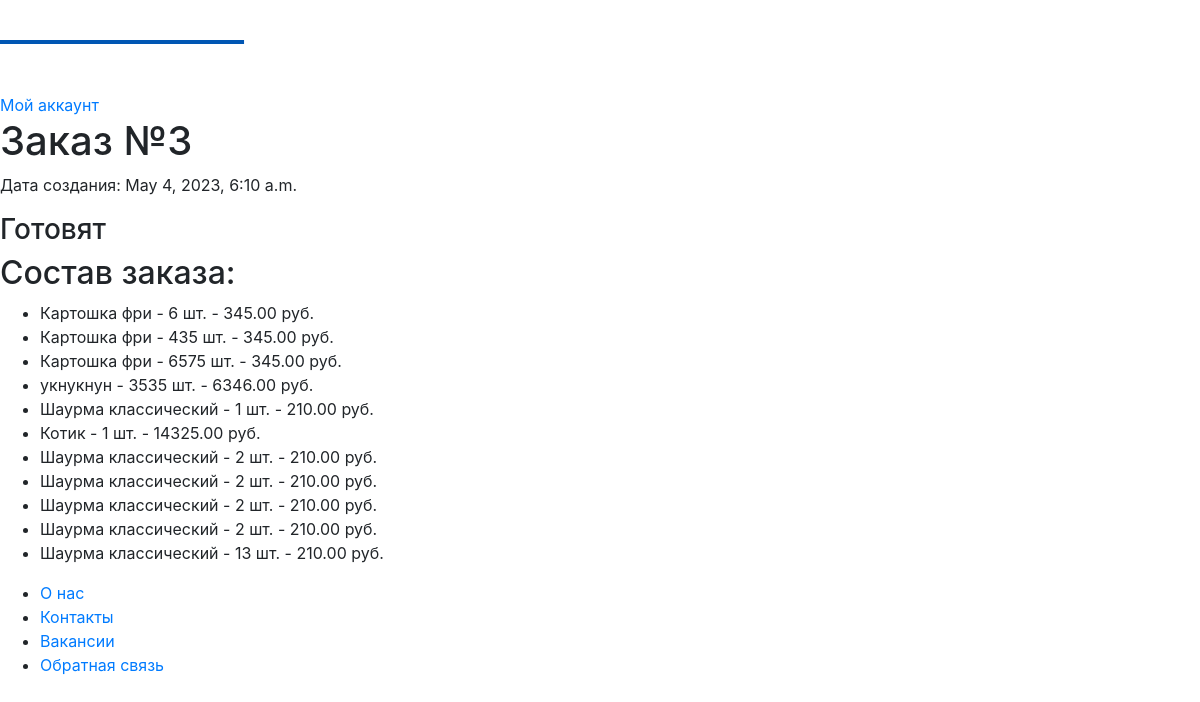
Page /shoping/list/detail/3/ (signed in) on the committed database.
### shoping/models.py (models this page shows)
class Purchase(models.Model):
    user = models.ForeignKey(User, on_delete=models.CASCADE)
    date_created = models.DateTimeField(auto_now_add=True)
    total_price = models.DecimalField(max_digits=10, decimal_places=2, default=0)
    payment_received = models.BooleanField(default=False)
    status = models.CharField(max_length=128, choices=UNIT_CHOICES, blank=False, null=False, default=NEW)

class PurchaseItem(models.Model):
    purchase = models.ForeignKey(Purchase, on_delete=models.CASCADE)
    food = models.ForeignKey(Food, on_delete=models.CASCADE)
    quantity = models.IntegerField(default=0)
    size = models.CharField(max_length=128, default='medium')
    price = models.DecimalField(max_digits=10, decimal_places=2, default=0)

### company/models.py (models this page shows)
class Food(models.Model):
    name = models.CharField(max_length=128, blank=False, null=False)
    ingredients = models.CharField(max_length=128, blank=False, null=False)
    date_create = models.DateTimeField(auto_now_add=True)
    date_update = models.DateTimeField(auto_now=True)
    visibility = models.BooleanField(default=True)
    photo = models.ImageField(upload_to='food_photos/')
    category = models.ForeignKey(FoodCategory, blank=False, null=False, on_delete=models.CASCADE)
    mini = models.IntegerField(blank=True, null=True, default=0)
    mini_gram = models.IntegerField(blank=True, null=True, default=0)
    medium = models.IntegerField(blank=False, null=False, default=0)
    medium_gram = models.IntegerField(blank=True, null=True, default=0)
    mega = models.IntegerField(blank=True, null=True, default=0)
    mega_gram = models.IntegerField(blank=True, null=True, default=0)
    value = models.CharField(max_length=128, choices=UNIT_CHOICES, blank=False, null=False,
                             default=GRAMS)  # грамм литр, миллитров

### shoping/views.py (the view)
# urls.py: path('list/detail/<int:purchase_id>/', PurchaseDetailView.as_view(), name='purchase_detail'),
class PurchaseDetailView(LoginRequiredMixin, DetailView):
    model = Purchase
    template_name = 'shoping/purchase_detail.html'
    context_object_name = 'purchase'
    def get_object(self):
        purchase_id = self.kwargs.get('purchase_id')
        purchase = get_object_or_404(Purchase, id=purchase_id, user=self.request.user)
        return purchase
    def get_context_data(self, **kwargs):
        context = super().get_context_data(**kwargs)
        purchase = self.get_object()
        purchase_items = PurchaseItem.objects.filter(purchase=purchase)
        context['purchase_items'] = purchase_items
        return context

### templates/shoping/purchase_detail.html (shortened to what this page needs)
{% extends '../landing/main.html' %}
{% block content %}
    <h1>Заказ №{{ purchase.id }}</h1>
    <p>Дата создания: {{ purchase.date_created }}</p>
    <h3>{{ purchase.get_status_display }}</h3>
    <h2>Состав заказа:</h2>
    {% if purchase_items %}
        <ul>
            {% for purchase_item in purchase_items %}
                <li>{{ purchase_item.food.name }} - {{ purchase_item.quantity }} шт. - {{ purchase_item.price }}
                    руб.
                </li>
            {% endfor %}
        </ul>
    {% else %}
        <p>В заказе нет товаров.</p>
    {% endif %}
{% endblock %}

### rows in the picture
Purchase: id "3", date_created "May 4, 2023, 6:10 a.m.", status "Готовят"
PurchaseItem: food.name "Картошка фри", quantity "6", price "345.00"
PurchaseItem: food.name "Картошка фри", quantity "435", price "345.00"
PurchaseItem: food.name "Картошка фри", quantity "6575", price "345.00"
PurchaseItem: food.name "укнукнун", quantity "3535", price "6346.00"
PurchaseItem: food.name "Шаурма классический", quantity "1", price "210.00"
PurchaseItem: food.name "Котик", quantity "1", price "14325.00"
PurchaseItem: food.name "Шаурма классический", quantity "2", price "210.00"
PurchaseItem: food.name "Шаурма классический", quantity "2", price "210.00"
PurchaseItem: food.name "Шаурма классический", quantity "2", price "210.00"
PurchaseItem: food.name "Шаурма классический", quantity "2", price "210.00"
PurchaseItem: food.name "Шаурма классический", quantity "13", price "210.00"
